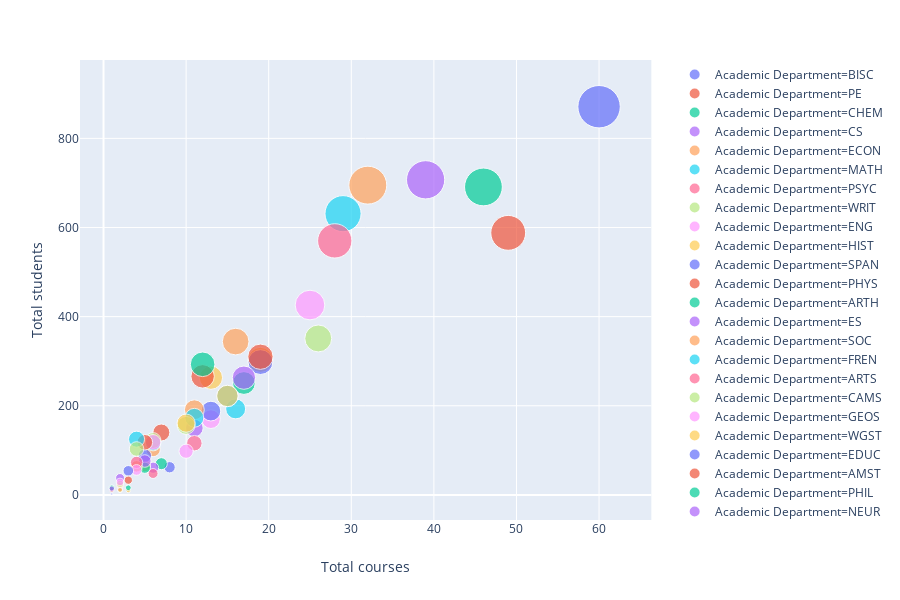

The code cell stored with this chart in its notebook:
### Markdown cell above
## Total Students vs. Total Courses

### Code cell
fig = px.scatter(dfNew, x="nr_courses", y="nr_students", size="nr_students",labels={'dept':'Academic Department','nr_courses':'Total courses','nr_students':'Total students'},
           color="dept", hover_name="dept", log_x=False, size_max=30)
fig.show()

### Figure 1 — Plotly figure (JSON) as saved in the notebook; plotly's stock layout.template omitted (floating-point values rounded to 4 significant figures)
{"data": [{"hoverlabel": {"namelength": 0}, "hovertemplate": "<b>%{hovertext}</b><br><br>Academic Department=BISC<br>Total courses=%{x}<br>Total students=%{marker.size}", "hovertext": ["BISC"], "legendgroup": "Academic Department=BISC", "marker": {"color": "#636efa", "size": [871], "sizemode": "area", "sizeref": 0.9678, "symbol": "circle"}, "mode": "markers", "name": "Academic Department=BISC", "showlegend": true, "type": "scatter", "x": [60], "xaxis": "x", "y": [871], "yaxis": "y"}, {"hoverlabel": {"namelength": 0}, "hovertemplate": "<b>%{hovertext}</b><br><br>Academic Department=PE<br>Total courses=%{x}<br>Total students=%{marker.size}", "hovertext": ["PE"], "legendgroup": "Academic Department=PE", "marker": {"color": "#EF553B", "size": [588], "sizemode": "area", "sizeref": 0.9678, "symbol": "circle"}, "mode": "markers", "name": "Academic Department=PE", "showlegend": true, "type": "scatter", "x": [49], "xaxis": "x", "y": [588], "yaxis": "y"}, {"hoverlabel": {"namelength": 0}, "hovertemplate": "<b>%{hovertext}</b><br><br>Academic Department=CHEM<br>Total courses=%{x}<br>Total students=%{marker.size}", "hovertext": ["CHEM"], "legendgroup": "Academic Department=CHEM", "marker": {"color": "#00cc96", "size": [691], "sizemode": "area", "sizeref": 0.9678, "symbol": "circle"}, "mode": "markers", "name": "Academic Department=CHEM", "showlegend": true, "type": "scatter", "x": [46], "xaxis": "x", "y": [691], "yaxis": "y"}, {"hoverlabel": {"namelength": 0}, "hovertemplate": "<b>%{hovertext}</b><br><br>Academic Department=CS<br>Total courses=%{x}<br>Total students=%{marker.size}", "hovertext": ["CS"], "legendgroup": "Academic Department=CS", "marker": {"color": "#ab63fa", "size": [707], "sizemode": "area", "sizeref": 0.9678, "symbol": "circle"}, "mode": "markers", "name": "Academic Department=CS", "showlegend": true, "type": "scatter", "x": [39], "xaxis": "x", "y": [707], "yaxis": "y"}, {"hoverlabel": {"namelength": 0}, "hovertemplate": "<b>%{hovertext}</b><br><br>Academic Department=ECON<br>Total courses=%{x}<br>Total students=%{marker.size}", "hovertext": ["ECON"], "legendgroup": "Academic Department=ECON", "marker": {"color": "#FFA15A", "size": [695], "sizemode": "area", "sizeref": 0.9678, "symbol": "circle"}, "mode": "markers", "name": "Academic Department=ECON", "showlegend": true, "type": "scatter", "x": [32], "xaxis": "x", "y": [695], "yaxis": "y"}, {"hoverlabel": {"namelength": 0}, "hovertemplate": "<b>%{hovertext}</b><br><br>Academic Department=MATH<br>Total courses=%{x}<br>Total students=%{marker.size}", "hovertext": ["MATH"], "legendgroup": "Academic Department=MATH", "marker": {"color": "#19d3f3", "size": [631], "sizemode": "area", "sizeref": 0.9678, "symbol": "circle"}, "mode": "markers", "name": "Academic Department=MATH", "showlegend": true, "type": "scatter", "x": [29], "xaxis": "x", "y": [631], "yaxis": "y"}, {"hoverlabel": {"namelength": 0}, "hovertemplate": "<b>%{hovertext}</b><br><br>Academic Department=PSYC<br>Total courses=%{x}<br>Total students=%{marker.size}", "hovertext": ["PSYC"], "legendgroup": "Academic Department=PSYC", "marker": {"color": "#FF6692", "size": [570], "sizemode": "area", "sizeref": 0.9678, "symbol": "circle"}, "mode": "markers", "name": "Academic Department=PSYC", "showlegend": true, "type": "scatter", "x": [28], "xaxis": "x", "y": [570], "yaxis": "y"}, {"hoverlabel": {"namelength": 0}, "hovertemplate": "<b>%{hovertext}</b><br><br>Academic Department=WRIT<br>Total courses=%{x}<br>Total students=%{marker.size}", "hovertext": ["WRIT"], "legendgroup": "Academic Department=WRIT", "marker": {"color": "#B6E880", "size": [351], "sizemode": "area", "sizeref": 0.9678, "symbol": "circle"}, "mode": "markers", "name": "Academic Department=WRIT", "showlegend": true, "type": "scatter", "x": [26], "xaxis": "x", "y": [351], "yaxis": "y"}, {"hoverlabel": {"namelength": 0}, "hovertemplate": "<b>%{hovertext}</b><br><br>Academic Department=ENG<br>Total courses=%{x}<br>Total students=%{marker.size}", "hovertext": ["ENG"], "legendgroup": "Academic Department=ENG", "marker": {"color": "#FF97FF", "size": [426], "sizemode": "area", "sizeref": 0.9678, "symbol": "circle"}, "mode": "markers", "name": "Academic Department=ENG", "showlegend": true, "type": "scatter", "x": [25], "xaxis": "x", "y": [426], "yaxis": "y"}, {"hoverlabel": {"namelength": 0}, "hovertemplate": "<b>%{hovertext}</b><br><br>Academic Department=HIST<br>Total courses=%{x}<br>Total students=%{marker.size}", "hovertext": ["HIST"], "legendgroup": "Academic Department=HIST", "marker": {"color": "#FECB52", "size": [303], "sizemode": "area", "sizeref": 0.9678, "symbol": "circle"}, "mode": "markers", "name": "Academic Department=HIST", "showlegend": true, "type": "scatter", "x": [19], "xaxis": "x", "y": [303], "yaxis": "y"}, {"hoverlabel": {"namelength": 0}, "hovertemplate": "<b>%{hovertext}</b><br><br>Academic Department=SPAN<br>Total courses=%{x}<br>Total students=%{marker.size}", "hovertext": ["SPAN"], "legendgroup": "Academic Department=SPAN", "marker": {"color": "#636efa", "size": [298], "sizemode": "area", "sizeref": 0.9678, "symbol": "circle"}, "mode": "markers", "name": "Academic Department=SPAN", "showlegend": true, "type": "scatter", "x": [19], "xaxis": "x", "y": [298], "yaxis": "y"}, {"hoverlabel": {"namelength": 0}, "hovertemplate": "<b>%{hovertext}</b><br><br>Academic Department=PHYS<br>Total courses=%{x}<br>Total students=%{marker.size}", "hovertext": ["PHYS"], "legendgroup": "Academic Department=PHYS", "marker": {"color": "#EF553B", "size": [310], "sizemode": "area", "sizeref": 0.9678, "symbol": "circle"}, "mode": "markers", "name": "Academic Department=PHYS", "showlegend": true, "type": "scatter", "x": [19], "xaxis": "x", "y": [310], "yaxis": "y"}, {"hoverlabel": {"namelength": 0}, "hovertemplate": "<b>%{hovertext}</b><br><br>Academic Department=ARTH<br>Total courses=%{x}<br>Total students=%{marker.size}", "hovertext": ["ARTH"], "legendgroup": "Academic Department=ARTH", "marker": {"color": "#00cc96", "size": [251], "sizemode": "area", "sizeref": 0.9678, "symbol": "circle"}, "mode": "markers", "name": "Academic Department=ARTH", "showlegend": true, "type": "scatter", "x": [17], "xaxis": "x", "y": [251], "yaxis": "y"}, {"hoverlabel": {"namelength": 0}, "hovertemplate": "<b>%{hovertext}</b><br><br>Academic Department=ES<br>Total courses=%{x}<br>Total students=%{marker.size}", "hovertext": ["ES"], "legendgroup": "Academic Department=ES", "marker": {"color": "#ab63fa", "size": [263], "sizemode": "area", "sizeref": 0.9678, "symbol": "circle"}, "mode": "markers", "name": "Academic Department=ES", "showlegend": true, "type": "scatter", "x": [17], "xaxis": "x", "y": [263], "yaxis": "y"}, {"hoverlabel": {"namelength": 0}, "hovertemplate": "<b>%{hovertext}</b><br><br>Academic Department=SOC<br>Total courses=%{x}<br>Total students=%{marker.size}", "hovertext": ["SOC"], "legendgroup": "Academic Department=SOC", "marker": {"color": "#FFA15A", "size": [344], "sizemode": "area", "sizeref": 0.9678, "symbol": "circle"}, "mode": "markers", "name": "Academic Department=SOC", "showlegend": true, "type": "scatter", "x": [16], "xaxis": "x", "y": [344], "yaxis": "y"}, {"hoverlabel": {"namelength": 0}, "hovertemplate": "<b>%{hovertext}</b><br><br>Academic Department=FREN<br>Total courses=%{x}<br>Total students=%{marker.size}", "hovertext": ["FREN"], "legendgroup": "Academic Department=FREN", "marker": {"color": "#19d3f3", "size": [193], "sizemode": "area", "sizeref": 0.9678, "symbol": "circle"}, "mode": "markers", "name": "Academic Department=FREN", "showlegend": true, "type": "scatter", "x": [16], "xaxis": "x", "y": [193], "yaxis": "y"}, {"hoverlabel": {"namelength": 0}, "hovertemplate": "<b>%{hovertext}</b><br><br>Academic Department=ARTS<br>Total courses=%{x}<br>Total students=%{marker.size}", "hovertext": ["ARTS"], "legendgroup": "Academic Department=ARTS", "marker": {"color": "#FF6692", "size": [222], "sizemode": "area", "sizeref": 0.9678, "symbol": "circle"}, "mode": "markers", "name": "Academic Department=ARTS", "showlegend": true, "type": "scatter", "x": [15], "xaxis": "x", "y": [222], "yaxis": "y"}, {"hoverlabel": {"namelength": 0}, "hovertemplate": "<b>%{hovertext}</b><br><br>Academic Department=CAMS<br>Total courses=%{x}<br>Total students=%{marker.size}", "hovertext": ["CAMS"], "legendgroup": "Academic Department=CAMS", "marker": {"color": "#B6E880", "size": [222], "sizemode": "area", "sizeref": 0.9678, "symbol": "circle"}, "mode": "markers", "name": "Academic Department=CAMS", "showlegend": true, "type": "scatter", "x": [15], "xaxis": "x", "y": [222], "yaxis": "y"}, {"hoverlabel": {"namelength": 0}, "hovertemplate": "<b>%{hovertext}</b><br><br>Academic Department=GEOS<br>Total courses=%{x}<br>Total students=%{marker.size}", "hovertext": ["GEOS"], "legendgroup": "Academic Department=GEOS", "marker": {"color": "#FF97FF", "size": [170], "sizemode": "area", "sizeref": 0.9678, "symbol": "circle"}, "mode": "markers", "name": "Academic Department=GEOS", "showlegend": true, "type": "scatter", "x": [13], "xaxis": "x", "y": [170], "yaxis": "y"}, {"hoverlabel": {"namelength": 0}, "hovertemplate": "<b>%{hovertext}</b><br><br>Academic Department=WGST<br>Total courses=%{x}<br>Total students=%{marker.size}", "hovertext": ["WGST"], "legendgroup": "Academic Department=WGST", "marker": {"color": "#FECB52", "size": [263], "sizemode": "area", "sizeref": 0.9678, "symbol": "circle"}, "mode": "markers", "name": "Academic Department=WGST", "showlegend": true, "type": "scatter", "x": [13], "xaxis": "x", "y": [263], "yaxis": "y"}, {"hoverlabel": {"namelength": 0}, "hovertemplate": "<b>%{hovertext}</b><br><br>Academic Department=EDUC<br>Total courses=%{x}<br>Total students=%{marker.size}", "hovertext": ["EDUC"], "legendgroup": "Academic Department=EDUC", "marker": {"color": "#636efa", "size": [188], "sizemode": "area", "sizeref": 0.9678, "symbol": "circle"}, "mode": "markers", "name": "Academic Department=EDUC", "showlegend": true, "type": "scatter", "x": [13], "xaxis": "x", "y": [188], "yaxis": "y"}, {"hoverlabel": {"namelength": 0}, "hovertemplate": "<b>%{hovertext}</b><br><br>Academic Department=AMST<br>Total courses=%{x}<br>Total students=%{marker.size}", "hovertext": ["AMST"], "legendgroup": "Academic Department=AMST", "marker": {"color": "#EF553B", "size": [266], "sizemode": "area", "sizeref": 0.9678, "symbol": "circle"}, "mode": "markers", "name": "Academic Department=AMST", "showlegend": true, "type": "scatter", "x": [12], "xaxis": "x", "y": [266], "yaxis": "y"}, {"hoverlabel": {"namelength": 0}, "hovertemplate": "<b>%{hovertext}</b><br><br>Academic Department=PHIL<br>Total courses=%{x}<br>Total students=%{marker.size}", "hovertext": ["PHIL"], "legendgroup": "Academic Department=PHIL", "marker": {"color": "#00cc96", "size": [293], "sizemode": "area", "sizeref": 0.9678, "symbol": "circle"}, "mode": "markers", "name": "Academic Department=PHIL", "showlegend": true, "type": "scatter", "x": [12], "xaxis": "x", "y": [293], "yaxis": "y"}, {"hoverlabel": {"namelength": 0}, "hovertemplate": "<b>%{hovertext}</b><br><br>Academic Department=NEUR<br>Total courses=%{x}<br>Total students=%{marker.size}", "hovertext": ["NEUR"], "legendgroup": "Academic Department=NEUR", "marker": {"color": "#ab63fa", "size": [150], "sizemode": "area", "sizeref": 0.9678, "symbol": "circle"}, "mode": "markers", "name": "Academic Department=NEUR", "showlegend": true, "type": "scatter", "x": [11], "xaxis": "x", "y": [150], "yaxis": "y"}, {"hoverlabel": {"namelength": 0}, "hovertemplate": "<b>%{hovertext}</b><br><br>Academic Department=BIOC<br>Total courses=%{x}<br>Total students=%{marker.size}", "hovertext": ["BIOC"], "legendgroup": "Academic Department=BIOC", "marker": {"color": "#FFA15A", "size": [191], "sizemode": "area", "sizeref": 0.9678, "symbol": "circle"}, "mode": "markers", "name": "Academic Department=BIOC", "showlegend": true, "type": "scatter", "x": [11], "xaxis": "x", "y": [191], "yaxis": "y"}, {"hoverlabel": {"namelength": 0}, "hovertemplate": "<b>%{hovertext}</b><br><br>Academic Department=REL<br>Total courses=%{x}<br>Total students=%{marker.size}", "hovertext": ["REL"], "legendgroup": "Academic Department=REL", "marker": {"color": "#19d3f3", "size": [173], "sizemode": "area", "sizeref": 0.9678, "symbol": "circle"}, "mode": "markers", "name": "Academic Department=REL", "showlegend": true, "type": "scatter", "x": [11], "xaxis": "x", "y": [173], "yaxis": "y"}, {"hoverlabel": {"namelength": 0}, "hovertemplate": "<b>%{hovertext}</b><br><br>Academic Department=CHIN<br>Total courses=%{x}<br>Total students=%{marker.size}", "hovertext": ["CHIN"], "legendgroup": "Academic Department=CHIN", "marker": {"color": "#FF6692", "size": [116], "sizemode": "area", "sizeref": 0.9678, "symbol": "circle"}, "mode": "markers", "name": "Academic Department=CHIN", "showlegend": true, "type": "scatter", "x": [11], "xaxis": "x", "y": [116], "yaxis": "y"}, {"hoverlabel": {"namelength": 0}, "hovertemplate": "<b>%{hovertext}</b><br><br>Academic Department=MUS<br>Total courses=%{x}<br>Total students=%{marker.size}", "hovertext": ["MUS"], "legendgroup": "Academic Department=MUS", "marker": {"color": "#B6E880", "size": [156], "sizemode": "area", "sizeref": 0.9678, "symbol": "circle"}, "mode": "markers", "name": "Academic Department=MUS", "showlegend": true, "type": "scatter", "x": [10], "xaxis": "x", "y": [156], "yaxis": "y"}, {"hoverlabel": {"namelength": 0}, "hovertemplate": "<b>%{hovertext}</b><br><br>Academic Department=THST<br>Total courses=%{x}<br>Total students=%{marker.size}", "hovertext": ["THST"], "legendgroup": "Academic Department=THST", "marker": {"color": "#FF97FF", "size": [98], "sizemode": "area", "sizeref": 0.9678, "symbol": "circle"}, "mode": "markers", "name": "Academic Department=THST", "showlegend": true, "type": "scatter", "x": [10], "xaxis": "x", "y": [98], "yaxis": "y"}, {"hoverlabel": {"namelength": 0}, "hovertemplate": "<b>%{hovertext}</b><br><br>Academic Department=ANTH<br>Total courses=%{x}<br>Total students=%{marker.size}", "hovertext": ["ANTH"], "legendgroup": "Academic Department=ANTH", "marker": {"color": "#FECB52", "size": [161], "sizemode": "area", "sizeref": 0.9678, "symbol": "circle"}, "mode": "markers", "name": "Academic Department=ANTH", "showlegend": true, "type": "scatter", "x": [10], "xaxis": "x", "y": [161], "yaxis": "y"}, {"hoverlabel": {"namelength": 0}, "hovertemplate": "<b>%{hovertext}</b><br><br>Academic Department=ITAS<br>Total courses=%{x}<br>Total students=%{marker.size}", "hovertext": ["ITAS"], "legendgroup": "Academic Department=ITAS", "marker": {"color": "#636efa", "size": [62], "sizemode": "area", "sizeref": 0.9678, "symbol": "circle"}, "mode": "markers", "name": "Academic Department=ITAS", "showlegend": true, "type": "scatter", "x": [8], "xaxis": "x", "y": [62], "yaxis": "y"}, {"hoverlabel": {"namelength": 0}, "hovertemplate": "<b>%{hovertext}</b><br><br>Academic Department=AFR<br>Total courses=%{x}<br>Total students=%{marker.size}", "hovertext": ["AFR"], "legendgroup": "Academic Department=AFR", "marker": {"color": "#EF553B", "size": [140], "sizemode": "area", "sizeref": 0.9678, "symbol": "circle"}, "mode": "markers", "name": "Academic Department=AFR", "showlegend": true, "type": "scatter", "x": [7], "xaxis": "x", "y": [140], "yaxis": "y"}, {"hoverlabel": {"namelength": 0}, "hovertemplate": "<b>%{hovertext}</b><br><br>Academic Department=JPN<br>Total courses=%{x}<br>Total students=%{marker.size}", "hovertext": ["JPN"], "legendgroup": "Academic Department=JPN", "marker": {"color": "#00cc96", "size": [70], "sizemode": "area", "sizeref": 0.9678, "symbol": "circle"}, "mode": "markers", "name": "Academic Department=JPN", "showlegend": true, "type": "scatter", "x": [7], "xaxis": "x", "y": [70], "yaxis": "y"}, {"hoverlabel": {"namelength": 0}, "hovertemplate": "<b>%{hovertext}</b><br><br>Academic Department=GER<br>Total courses=%{x}<br>Total students=%{marker.size}", "hovertext": ["GER"], "legendgroup": "Academic Department=GER", "marker": {"color": "#ab63fa", "size": [61], "sizemode": "area", "sizeref": 0.9678, "symbol": "circle"}, "mode": "markers", "name": "Academic Department=GER", "showlegend": true, "type": "scatter", "x": [6], "xaxis": "x", "y": [61], "yaxis": "y"}, {"hoverlabel": {"namelength": 0}, "hovertemplate": "<b>%{hovertext}</b><br><br>Academic Department=ASTR<br>Total courses=%{x}<br>Total students=%{marker.size}", "hovertext": ["ASTR"], "legendgroup": "Academic Department=ASTR", "marker": {"color": "#FFA15A", "size": [102], "sizemode": "area", "sizeref": 0.9678, "symbol": "circle"}, "mode": "markers", "name": "Academic Department=ASTR", "showlegend": true, "type": "scatter", "x": [6], "xaxis": "x", "y": [102], "yaxis": "y"}, {"hoverlabel": {"namelength": 0}, "hovertemplate": "<b>%{hovertext}</b><br><br>Academic Department=MAS<br>Total courses=%{x}<br>Total students=%{marker.size}", "hovertext": ["MAS"], "legendgroup": "Academic Department=MAS", "marker": {"color": "#19d3f3", "size": [116], "sizemode": "area", "sizeref": 0.9678, "symbol": "circle"}, "mode": "markers", "name": "Academic Department=MAS", "showlegend": true, "type": "scatter", "x": [6], "xaxis": "x", "y": [116], "yaxis": "y"}, {"hoverlabel": {"namelength": 0}, "hovertemplate": "<b>%{hovertext}</b><br><br>Academic Department=RUSS<br>Total courses=%{x}<br>Total students=%{marker.size}", "hovertext": ["RUSS"], "legendgroup": "Academic Department=RUSS", "marker": {"color": "#FF6692", "size": [48], "sizemode": "area", "sizeref": 0.9678, "symbol": "circle"}, "mode": "markers", "name": "Academic Department=RUSS", "showlegend": true, "type": "scatter", "x": [6], "xaxis": "x", "y": [48], "yaxis": "y"}, {"hoverlabel": {"namelength": 0}, "hovertemplate": "<b>%{hovertext}</b><br><br>Academic Department=POL2<br>Total courses=%{x}<br>Total students=%{marker.size}", "hovertext": ["POL2"], "legendgroup": "Academic Department=POL2", "marker": {"color": "#B6E880", "size": [122], "sizemode": "area", "sizeref": 0.9678, "symbol": "circle"}, "mode": "markers", "name": "Academic Department=POL2", "showlegend": true, "type": "scatter", "x": [6], "xaxis": "x", "y": [122], "yaxis": "y"}, {"hoverlabel": {"namelength": 0}, "hovertemplate": "<b>%{hovertext}</b><br><br>Academic Department=PEAC<br>Total courses=%{x}<br>Total students=%{marker.size}", "hovertext": ["PEAC"], "legendgroup": "Academic Department=PEAC", "marker": {"color": "#FF97FF", "size": [118], "sizemode": "area", "sizeref": 0.9678, "symbol": "circle"}, "mode": "markers", "name": "Academic Department=PEAC", "showlegend": true, "type": "scatter", "x": [6], "xaxis": "x", "y": [118], "yaxis": "y"}, {"hoverlabel": {"namelength": 0}, "hovertemplate": "<b>%{hovertext}</b><br><br>Academic Department=ARAB<br>Total courses=%{x}<br>Total students=%{marker.size}", "hovertext": ["ARAB"], "legendgroup": "Academic Department=ARAB", "marker": {"color": "#FECB52", "size": [65], "sizemode": "area", "sizeref": 0.9678, "symbol": "circle"}, "mode": "markers", "name": "Academic Department=ARAB", "showlegend": true, "type": "scatter", "x": [5], "xaxis": "x", "y": [65], "yaxis": "y"}, {"hoverlabel": {"namelength": 0}, "hovertemplate": "<b>%{hovertext}</b><br><br>Academic Department=POL1<br>Total courses=%{x}<br>Total students=%{marker.size}", "hovertext": ["POL1"], "legendgroup": "Academic Department=POL1", "marker": {"color": "#636efa", "size": [88], "sizemode": "area", "sizeref": 0.9678, "symbol": "circle"}, "mode": "markers", "name": "Academic Department=POL1", "showlegend": true, "type": "scatter", "x": [5], "xaxis": "x", "y": [88], "yaxis": "y"}, {"hoverlabel": {"namelength": 0}, "hovertemplate": "<b>%{hovertext}</b><br><br>Academic Department=POL3<br>Total courses=%{x}<br>Total students=%{marker.size}", "hovertext": ["POL3"], "legendgroup": "Academic Department=POL3", "marker": {"color": "#EF553B", "size": [118], "sizemode": "area", "sizeref": 0.9678, "symbol": "circle"}, "mode": "markers", "name": "Academic Department=POL3", "showlegend": true, "type": "scatter", "x": [5], "xaxis": "x", "y": [118], "yaxis": "y"}, {"hoverlabel": {"namelength": 0}, "hovertemplate": "<b>%{hovertext}</b><br><br>Academic Department=KOR<br>Total courses=%{x}<br>Total students=%{marker.size}", "hovertext": ["KOR"], "legendgroup": "Academic Department=KOR", "marker": {"color": "#00cc96", "size": [61], "sizemode": "area", "sizeref": 0.9678, "symbol": "circle"}, "mode": "markers", "name": "Academic Department=KOR", "showlegend": true, "type": "scatter", "x": [5], "xaxis": "x", "y": [61], "yaxis": "y"}, {"hoverlabel": {"namelength": 0}, "hovertemplate": "<b>%{hovertext}</b><br><br>Academic Department=MES<br>Total courses=%{x}<br>Total students=%{marker.size}", "hovertext": ["MES"], "legendgroup": "Academic Department=MES", "marker": {"color": "#ab63fa", "size": [76], "sizemode": "area", "sizeref": 0.9678, "symbol": "circle"}, "mode": "markers", "name": "Academic Department=MES", "showlegend": true, "type": "scatter", "x": [5], "xaxis": "x", "y": [76], "yaxis": "y"}, {"hoverlabel": {"namelength": 0}, "hovertemplate": "<b>%{hovertext}</b><br><br>Academic Department=POL4<br>Total courses=%{x}<br>Total students=%{marker.size}", "hovertext": ["POL4"], "legendgroup": "Academic Department=POL4", "marker": {"color": "#FFA15A", "size": [64], "sizemode": "area", "sizeref": 0.9678, "symbol": "circle"}, "mode": "markers", "name": "Academic Department=POL4", "showlegend": true, "type": "scatter", "x": [4], "xaxis": "x", "y": [64], "yaxis": "y"}, {"hoverlabel": {"namelength": 0}, "hovertemplate": "<b>%{hovertext}</b><br><br>Academic Department=STAT<br>Total courses=%{x}<br>Total students=%{marker.size}", "hovertext": ["STAT"], "legendgroup": "Academic Department=STAT", "marker": {"color": "#19d3f3", "size": [125], "sizemode": "area", "sizeref": 0.9678, "symbol": "circle"}, "mode": "markers", "name": "Academic Department=STAT", "showlegend": true, "type": "scatter", "x": [4], "xaxis": "x", "y": [125], "yaxis": "y"}, {"hoverlabel": {"namelength": 0}, "hovertemplate": "<b>%{hovertext}</b><br><br>Academic Department=CLCV<br>Total courses=%{x}<br>Total students=%{marker.size}", "hovertext": ["CLCV"], "legendgroup": "Academic Department=CLCV", "marker": {"color": "#FF6692", "size": [73], "sizemode": "area", "sizeref": 0.9678, "symbol": "circle"}, "mode": "markers", "name": "Academic Department=CLCV", "showlegend": true, "type": "scatter", "x": [4], "xaxis": "x", "y": [73], "yaxis": "y"}, {"hoverlabel": {"namelength": 0}, "hovertemplate": "<b>%{hovertext}</b><br><br>Academic Department=QR<br>Total courses=%{x}<br>Total students=%{marker.size}", "hovertext": ["QR"], "legendgroup": "Academic Department=QR", "marker": {"color": "#B6E880", "size": [103], "sizemode": "area", "sizeref": 0.9678, "symbol": "circle"}, "mode": "markers", "name": "Academic Department=QR", "showlegend": true, "type": "scatter", "x": [4], "xaxis": "x", "y": [103], "yaxis": "y"}, {"hoverlabel": {"namelength": 0}, "hovertemplate": "<b>%{hovertext}</b><br><br>Academic Department=CPLT<br>Total courses=%{x}<br>Total students=%{marker.size}", "hovertext": ["CPLT"], "legendgroup": "Academic Department=CPLT", "marker": {"color": "#FF97FF", "size": [56], "sizemode": "area", "sizeref": 0.9678, "symbol": "circle"}, "mode": "markers", "name": "Academic Department=CPLT", "showlegend": true, "type": "scatter", "x": [4], "xaxis": "x", "y": [56], "yaxis": "y"}, {"hoverlabel": {"namelength": 0}, "hovertemplate": "<b>%{hovertext}</b><br><br>Academic Department=HEBR<br>Total courses=%{x}<br>Total students=%{marker.size}", "hovertext": ["HEBR"], "legendgroup": "Academic Department=HEBR", "marker": {"color": "#FECB52", "size": [10], "sizemode": "area", "sizeref": 0.9678, "symbol": "circle"}, "mode": "markers", "name": "Academic Department=HEBR", "showlegend": true, "type": "scatter", "x": [3], "xaxis": "x", "y": [10], "yaxis": "y"}, {"hoverlabel": {"namelength": 0}, "hovertemplate": "<b>%{hovertext}</b><br><br>Academic Department=LING<br>Total courses=%{x}<br>Total students=%{marker.size}", "hovertext": ["LING"], "legendgroup": "Academic Department=LING", "marker": {"color": "#636efa", "size": [54], "sizemode": "area", "sizeref": 0.9678, "symbol": "circle"}, "mode": "markers", "name": "Academic Department=LING", "showlegend": true, "type": "scatter", "x": [3], "xaxis": "x", "y": [54], "yaxis": "y"}, {"hoverlabel": {"namelength": 0}, "hovertemplate": "<b>%{hovertext}</b><br><br>Academic Department=LAT<br>Total courses=%{x}<br>Total students=%{marker.size}", "hovertext": ["LAT"], "legendgroup": "Academic Department=LAT", "marker": {"color": "#EF553B", "size": [33], "sizemode": "area", "sizeref": 0.9678, "symbol": "circle"}, "mode": "markers", "name": "Academic Department=LAT", "showlegend": true, "type": "scatter", "x": [3], "xaxis": "x", "y": [33], "yaxis": "y"}, {"hoverlabel": {"namelength": 0}, "hovertemplate": "<b>%{hovertext}</b><br><br>Academic Department=GRK<br>Total courses=%{x}<br>Total students=%{marker.size}", "hovertext": ["GRK"], "legendgroup": "Academic Department=GRK", "marker": {"color": "#00cc96", "size": [16], "sizemode": "area", "sizeref": 0.9678, "symbol": "circle"}, "mode": "markers", "name": "Academic Department=GRK", "showlegend": true, "type": "scatter", "x": [3], "xaxis": "x", "y": [16], "yaxis": "y"}, {"hoverlabel": {"namelength": 0}, "hovertemplate": "<b>%{hovertext}</b><br><br>Academic Department=LAST<br>Total courses=%{x}<br>Total students=%{marker.size}", "hovertext": ["LAST"], "legendgroup": "Academic Department=LAST", "marker": {"color": "#ab63fa", "size": [38], "sizemode": "area", "sizeref": 0.9678, "symbol": "circle"}, "mode": "markers", "name": "Academic Department=LAST", "showlegend": true, "type": "scatter", "x": [2], "xaxis": "x", "y": [38], "yaxis": "y"}, {"hoverlabel": {"namelength": 0}, "hovertemplate": "<b>%{hovertext}</b><br><br>Academic Department=PORT<br>Total courses=%{x}<br>Total students=%{marker.size}", "hovertext": ["PORT"], "legendgroup": "Academic Department=PORT", "marker": {"color": "#FFA15A", "size": [21], "sizemode": "area", "sizeref": 0.9678, "symbol": "circle"}, "mode": "markers", "name": "Academic Department=PORT", "showlegend": true, "type": "scatter", "x": [2], "xaxis": "x", "y": [21], "yaxis": "y"}, {"hoverlabel": {"namelength": 0}, "hovertemplate": "<b>%{hovertext}</b><br><br>Academic Department=EALC<br>Total courses=%{x}<br>Total students=%{marker.size}", "hovertext": ["EALC"], "legendgroup": "Academic Department=EALC", "marker": {"color": "#19d3f3", "size": [11], "sizemode": "area", "sizeref": 0.9678, "symbol": "circle"}, "mode": "markers", "name": "Academic Department=EALC", "showlegend": true, "type": "scatter", "x": [2], "xaxis": "x", "y": [11], "yaxis": "y"}, {"hoverlabel": {"namelength": 0}, "hovertemplate": "<b>%{hovertext}</b><br><br>Academic Department=HNUR<br>Total courses=%{x}<br>Total students=%{marker.size}", "hovertext": ["HNUR"], "legendgroup": "Academic Department=HNUR", "marker": {"color": "#FF6692", "size": [12], "sizemode": "area", "sizeref": 0.9678, "symbol": "circle"}, "mode": "markers", "name": "Academic Department=HNUR", "showlegend": true, "type": "scatter", "x": [2], "xaxis": "x", "y": [12], "yaxis": "y"}, {"hoverlabel": {"namelength": 0}, "hovertemplate": "<b>%{hovertext}</b><br><br>Academic Department=POL<br>Total courses=%{x}<br>Total students=%{marker.size}", "hovertext": ["POL"], "legendgroup": "Academic Department=POL", "marker": {"color": "#B6E880", "size": [25], "sizemode": "area", "sizeref": 0.9678, "symbol": "circle"}, "mode": "markers", "name": "Academic Department=POL", "showlegend": true, "type": "scatter", "x": [2], "xaxis": "x", "y": [25], "yaxis": "y"}, {"hoverlabel": {"namelength": 0}, "hovertemplate": "<b>%{hovertext}</b><br><br>Academic Department=ENGR<br>Total courses=%{x}<br>Total students=%{marker.size}", "hovertext": ["ENGR"], "legendgroup": "Academic Department=ENGR", "marker": {"color": "#FF97FF", "size": [29], "sizemode": "area", "sizeref": 0.9678, "symbol": "circle"}, "mode": "markers", "name": "Academic Department=ENGR", "showlegend": true, "type": "scatter", "x": [2], "xaxis": "x", "y": [29], "yaxis": "y"}, {"hoverlabel": {"namelength": 0}, "hovertemplate": "<b>%{hovertext}</b><br><br>Academic Department=SWA<br>Total courses=%{x}<br>Total students=%{marker.size}", "hovertext": ["SWA"], "legendgroup": "Academic Department=SWA", "marker": {"color": "#FECB52", "size": [11], "sizemode": "area", "sizeref": 0.9678, "symbol": "circle"}, "mode": "markers", "name": "Academic Department=SWA", "showlegend": true, "type": "scatter", "x": [2], "xaxis": "x", "y": [11], "yaxis": "y"}, {"hoverlabel": {"namelength": 0}, "hovertemplate": "<b>%{hovertext}</b><br><br>Academic Department=EXTD<br>Total courses=%{x}<br>Total students=%{marker.size}", "hovertext": ["EXTD"], "legendgroup": "Academic Department=EXTD", "marker": {"color": "#636efa", "size": [2], "sizemode": "area", "sizeref": 0.9678, "symbol": "circle"}, "mode": "markers", "name": "Academic Department=EXTD", "showlegend": true, "type": "scatter", "x": [1], "xaxis": "x", "y": [2], "yaxis": "y"}, {"hoverlabel": {"namelength": 0}, "hovertemplate": "<b>%{hovertext}</b><br><br>Academic Department=SAS<br>Total courses=%{x}<br>Total students=%{marker.size}", "hovertext": ["SAS"], "legendgroup": "Academic Department=SAS", "marker": {"color": "#EF553B", "size": [11], "sizemode": "area", "sizeref": 0.9678, "symbol": "circle"}, "mode": "markers", "name": "Academic Department=SAS", "showlegend": true, "type": "scatter", "x": [1], "xaxis": "x", "y": [11], "yaxis": "y"}, {"hoverlabel": {"namelength": 0}, "hovertemplate": "<b>%{hovertext}</b><br><br>Academic Department=CLSC<br>Total courses=%{x}<br>Total students=%{marker.size}", "hovertext": ["CLSC"], "legendgroup": "Academic Department=CLSC", "marker": {"color": "#00cc96", "size": [16], "sizemode": "area", "sizeref": 0.9678, "symbol": "circle"}, "mode": "markers", "name": "Academic Department=CLSC", "showlegend": true, "type": "scatter", "x": [1], "xaxis": "x", "y": [16], "yaxis": "y"}, {"hoverlabel": {"namelength": 0}, "hovertemplate": "<b>%{hovertext}</b><br><br>Academic Department=SUST<br>Total courses=%{x}<br>Total students=%{marker.size}", "hovertext": ["SUST"], "legendgroup": "Academic Department=SUST", "marker": {"color": "#ab63fa", "size": [14], "sizemode": "area", "sizeref": 0.9678, "symbol": "circle"}, "mode": "markers", "name": "Academic Department=SUST", "showlegend": true, "type": "scatter", "x": [1], "xaxis": "x", "y": [14], "yaxis": "y"}], "layout": {"height": 600, "legend": {"itemsizing": "constant", "tracegroupgap": 0}, "margin": {"t": 60}, "xaxis": {"anchor": "y", "domain": [0, 0.98], "title": {"text": "Total courses"}}, "yaxis": {"anchor": "x", "domain": [0, 1], "title": {"text": "Total students"}}}}
